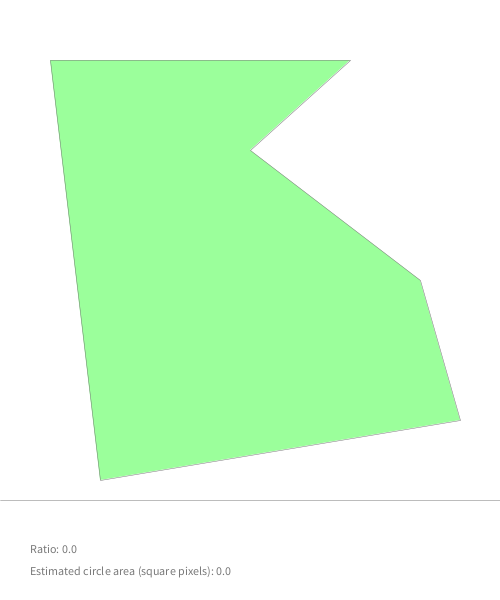
Frame 1 (no input)
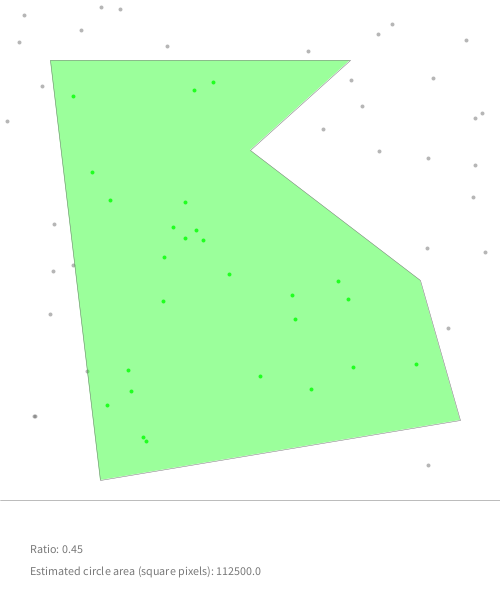
Frame 60 (the mouse pressed at the canvas centre just before this capture)
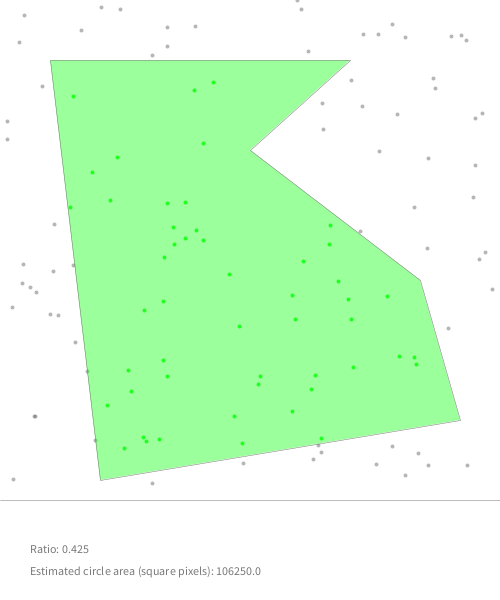
Frame 120 (the mouse held since frame 60 and released just before this capture)

The Processing sketch that drew these frames (run headless with seeded random() and noise(); from frame 60 on, the mouse is pressed at the canvas centre):

// Processing sketch: MonteCarloIrregular
// ── MonteCarloIrregular.pde
// Carla de Beer
// Simple Monte Carlo Integration using the background colour value 
// to determine whether a random point is inside or outside the given shape.
// This example uses an irregularly-shaped polygon.
// January 2019

PGraphics canvas;
int count;

void setup() {
  size(500, 600);
  pixelDensity(1);
  background(255);
  canvas = createGraphics(width, height);
  canvas.beginDraw();
  canvas.background(255);
  canvas.endDraw();
}

void draw() {
  int x = (int)random(width);
  int y = (int)random(height-100);

  boolean in = false;
  boolean out = false;

  color c = get(x, y); 
  //println((int)green(c) + " : " + (int)red(c));
  if ((int)green(c) == 255 && (int)red(c) < 255 && (int)blue(c) < 255) {
    ++count;
    in = true;
  } else {
    out = true;
  }

  // Draw the canvas
  image(canvas, 0, 0);
  canvas.beginDraw();
  canvas.strokeWeight(4);


  if (out && !in) {
    canvas.stroke(100, 120);
    canvas.point(x, y);
  } else if (in && !out) {
    canvas.stroke(0, 255, 0, 200);
    canvas.point(x, y);
  }

  canvas.endDraw();

  // Draw text
  stroke(120);
  strokeWeight(0.5);
  fill(120);
  text("Ratio: " + (float)count/(float)frameCount, 30, height-47.5);
  text("Estimated circle area (square pixels): " + (float)count/(float)frameCount*1000000/4, 30, height-25);

  fill(0, 255, 0, 100);
  stroke(120);
  strokeWeight(0.5);
  line(0, height - 100, width, height - 100);

  beginShape();
  vertex(50, 60);
  vertex(350, 60);
  vertex(250, 150);
  vertex(420, 280);
  vertex(460, 420);
  vertex(100, 480);
  endShape(CLOSE);

  println("Estimated circle area (square pixels): " + (float)count/(float)frameCount*1000000/4);
}
